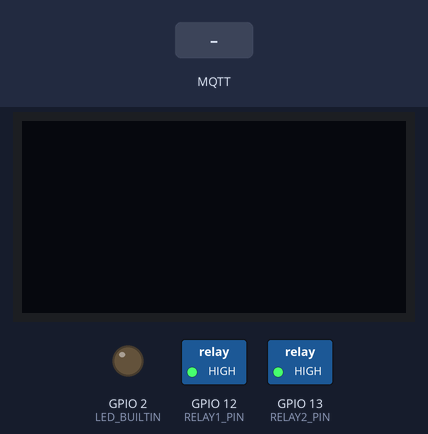
This sketch was run on a simulated ESP8266 (Wemos D1 mini). Parts: 128×64 one-colour display, switched loads named in the sketch (green lamp = pin HIGH), output pins drawn as LEDs (lit = HIGH, except the on-board LED, lit = LOW). The test bench sets the inputs (shaded band). WiFi joins after 1.5 s; servers stay silent unless stated; no MQTT or app messages arrive unless stated; what the sketch prints to the serial monitor is not drawn.

Above: at 3.2 s.
3.3 s: MQTT message "11" arrives on the first subscribed topic
At 3.9 s:
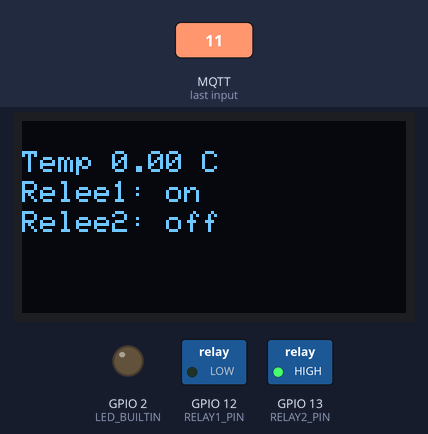
4.8 s: MQTT message "21" arrives on the second subscribed topic
At 6.0 s:
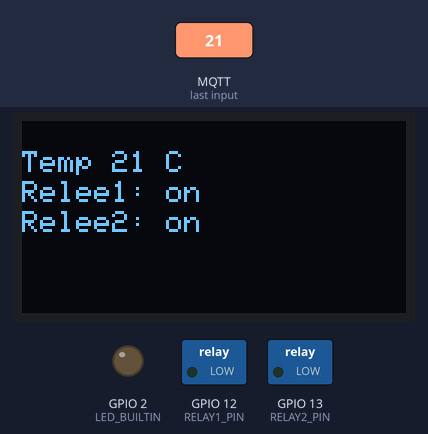
6.3 s: MQTT message "10" arrives on the first subscribed topic
At 7.4 s:
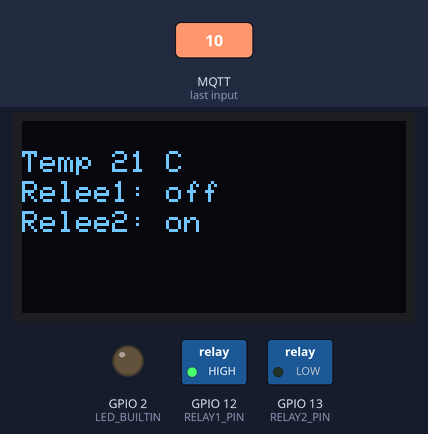
7.8 s: MQTT message "20" arrives on the first subscribed topic
At 8.5 s:
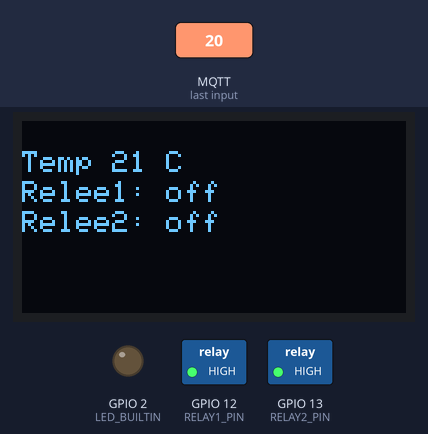
9.3 s: MQTT message "on" arrives on the second subscribed topic
At 9.7 s:
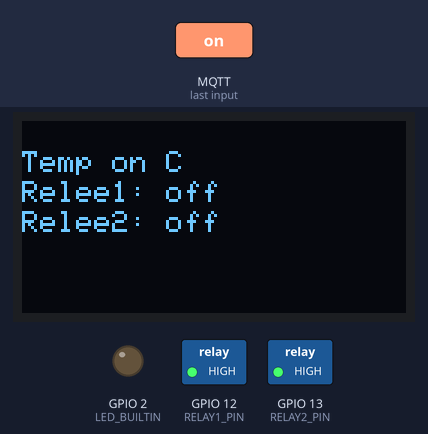
10.8 s: MQTT message "off" arrives on the second subscribed topic
At 12.0 s:
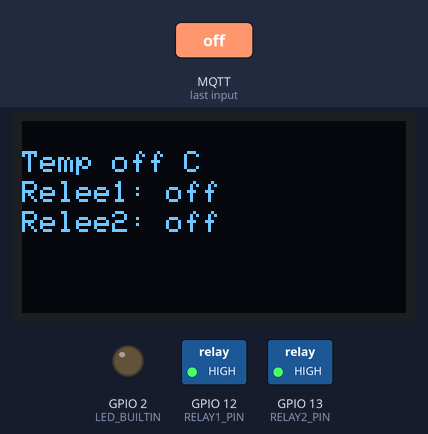
Timing chart, 0 to 13.3 s (numbered marks = the images above; inputs shaded):
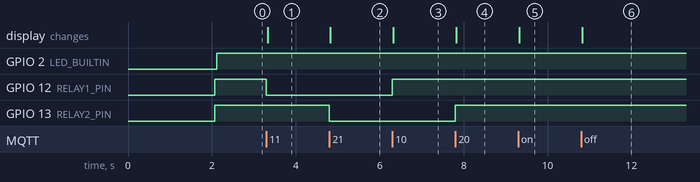

Measured:
- after the input at 3.3 s, GPIO 12 (RELAY1_PIN): HIGH → LOW at once; the display: changes at once (image 1)
- after the input at 4.8 s, GPIO 13 (RELAY2_PIN): HIGH → LOW at once; the display: changes at once (image 2)
- after the input at 6.3 s, GPIO 12 (RELAY1_PIN): LOW → HIGH at once; the display: changes at once (image 3)
- after the input at 7.8 s, GPIO 13 (RELAY2_PIN): LOW → HIGH at once; the display: changes at once (image 4)
- after the input at 9.3 s, the display: changes at once (image 5)
- after the input at 10.8 s, the display: changes at once (image 6)

The sketch:

wemos_mqtt_receiver.ino
```cpp
#include <ESP8266WiFi.h>
#include <PubSubClient.h>
#include "arduino_secrets.h"

#include <Wire.h>
#include <Adafruit_GFX.h>
#include <Adafruit_SSD1306.h>

#define OLED_ADDR   0x3C
Adafruit_SSD1306 display(128, 64, &Wire, -1);

const char* ssid = SECRET_SSID;
const char* password = SECRET_PASS;

const char* mqtt_server = "192.168.8.175";
const int port = 1888;
const char* myTopic  = "test/releControlRA";
const char* myTopic2  = "test/releControlRA/temperature";

#define CLIENT_ID "Ada"

#define BUTTON1_PIN 4
#define BUTTON2_PIN 14
#define RELAY1_PIN 12
#define RELAY2_PIN 13

WiFiClient espClient;
PubSubClient client(espClient);
long lastMsg = 0;

  String tempValue = "0.00";
  String rel1Value = "off";
  String rel2Value = "off";

void setup_wifi() {
  delay(10);

  Serial.println();
  Serial.print("Connecting to ");
  Serial.println(ssid);
  WiFi.mode(WIFI_STA);
  WiFi.begin(ssid, password);

  while (WiFi.status() != WL_CONNECTED)
  {
    delay(500);
    Serial.print(".");
  }
  Serial.println("");
  Serial.println("WiFi connected");
  Serial.println("IP address: ");
  Serial.println(WiFi.localIP());
}

void callback(char* topic, byte* payload, unsigned int length) {
  String message = "";


  Serial.print("Message arrived: ");
  Serial.print(topic);
  Serial.print("/");


  for (int i = 0; i < length; i++) {
    message.concat((char)payload[i]);
  }

  Serial.print(message);
  Serial.println();

if (strcmp(topic,myTopic2)==0){
  tempValue=message;
}

  message=message.substring(0,2);

  //if ((char)payload[0] == '1') {
    if (message == "11") {
    digitalWrite(RELAY1_PIN, LOW);
    rel1Value="on";

  } else if (message == "10") {
    digitalWrite(RELAY1_PIN, HIGH);
    rel1Value="off";

  }
     else if (message == "21") {
    digitalWrite(RELAY2_PIN, LOW);
    rel2Value="on";

  } else if (message == "20") {
    digitalWrite(RELAY2_PIN, HIGH);
    rel2Value="off";

  }
updateScreen(tempValue, rel1Value, rel2Value);
}

void reconnect() {
  // Loop until we're reconnected
  digitalWrite(LED_BUILTIN, LOW);
  while (!client.connected()) {
    Serial.print("Attempting MQTT connection...");
    // Attempt to connect
    if (client.connect(CLIENT_ID, NULL, 0, true, "0")) {
      Serial.println("connected");
      //client.publish(willTopic, "1", true);
      client.subscribe(myTopic);
      client.subscribe(myTopic2);
      digitalWrite(LED_BUILTIN, HIGH);
    } else {
      Serial.print("failed");
      Serial.println(" try again in 5 seconds");
      // Wait 5 seconds before retrying
      delay(5000);
    }
  }
}

void setup()
{
  pinMode(LED_BUILTIN, OUTPUT);
  pinMode(RELAY1_PIN, OUTPUT);
  pinMode(RELAY2_PIN, OUTPUT);

  display.begin(SSD1306_SWITCHCAPVCC, OLED_ADDR);
  display.clearDisplay();
  display.setTextColor(WHITE);
  display.setTextSize(1);
  display.display();


  Serial.begin(115200);
   delay(500);
  setup_wifi();
  client.setServer(mqtt_server, port);
  client.setCallback(callback);

  digitalWrite(RELAY1_PIN, HIGH);
  digitalWrite(RELAY2_PIN, HIGH);

}

void loop()
{
  if (!client.connected()) {
    reconnect();
  }
  client.loop();


}

void updateScreen(String tempValue, String rel1Value, String rel2Value){
  display.clearDisplay();

  display.setTextSize(1);
  display.setCursor(0,10);
  display.print("Temp ");
  display.print(tempValue);
  display.print(" C");

  display.setCursor(0,20);
  display.print("Relee1: ");
  display.print(rel1Value);

  display.setCursor(0,30);
  display.print("Relee2: ");
  display.print(rel2Value);
  display.display();

}
```

arduino_secrets.h
```cpp
#define SECRET_SSID "iotnet"
#define SECRET_PASS "@iotnet2024"
```
